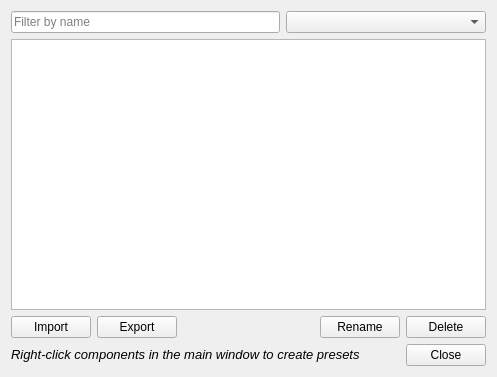
<?xml version="1.0" encoding="UTF-8"?>
<ui version="4.0">
 <class>presetmanager</class>
 <widget class="QWidget" name="presetmanager">
  <property name="windowModality">
   <enum>Qt::NonModal</enum>
  </property>
  <property name="enabled">
   <bool>true</bool>
  </property>
  <property name="geometry">
   <rect>
    <x>0</x>
    <y>0</y>
    <width>497</width>
    <height>377</height>
   </rect>
  </property>
  <property name="windowTitle">
   <string>Preset Manager</string>
  </property>
  <layout class="QVBoxLayout" name="verticalLayout">
   <item>
    <layout class="QHBoxLayout" name="horizontalLayout_3">
     <item>
      <widget class="QLineEdit" name="lineEdit_search">
       <property name="text">
        <string/>
       </property>
       <property name="placeholderText">
        <string>Filter by name</string>
       </property>
      </widget>
     </item>
     <item>
      <widget class="QComboBox" name="comboBox_filter">
       <property name="minimumSize">
        <size>
         <width>200</width>
         <height>0</height>
        </size>
       </property>
      </widget>
     </item>
    </layout>
   </item>
   <item>
    <layout class="QHBoxLayout" name="horizontalLayout">
     <item>
      <widget class="QListWidget" name="listWidget_presets">
       <property name="sizePolicy">
        <sizepolicy hsizetype="Expanding" vsizetype="Expanding">
         <horstretch>0</horstretch>
         <verstretch>0</verstretch>
        </sizepolicy>
       </property>
       <property name="tabKeyNavigation">
        <bool>true</bool>
       </property>
      </widget>
     </item>
    </layout>
   </item>
   <item>
    <layout class="QHBoxLayout" name="horizontalLayout_2">
     <property name="sizeConstraint">
      <enum>QLayout::SetMinimumSize</enum>
     </property>
     <item>
      <widget class="QPushButton" name="pushButton_import">
       <property name="text">
        <string>Import</string>
       </property>
      </widget>
     </item>
     <item>
      <widget class="QPushButton" name="pushButton_export">
       <property name="text">
        <string>Export</string>
       </property>
      </widget>
     </item>
     <item>
      <spacer name="horizontalSpacer">
       <property name="orientation">
        <enum>Qt::Horizontal</enum>
       </property>
       <property name="sizeHint" stdset="0">
        <size>
         <width>40</width>
         <height>20</height>
        </size>
       </property>
      </spacer>
     </item>
     <item>
      <widget class="QPushButton" name="pushButton_rename">
       <property name="enabled">
        <bool>true</bool>
       </property>
       <property name="text">
        <string>Rename</string>
       </property>
      </widget>
     </item>
     <item>
      <widget class="QPushButton" name="pushButton_delete">
       <property name="text">
        <string>Delete</string>
       </property>
      </widget>
     </item>
    </layout>
   </item>
   <item>
    <layout class="QHBoxLayout" name="horizontalLayout_4">
     <item alignment="Qt::AlignRight">
      <widget class="QLabel" name="label">
       <property name="text">
        <string>&lt;html&gt;&lt;head/&gt;&lt;body&gt;&lt;p&gt;&lt;span style=&quot; font-size:10pt; font-style:italic;&quot;&gt;Right-click components in the main window to create presets&lt;/span&gt;&lt;/p&gt;&lt;/body&gt;&lt;/html&gt;</string>
       </property>
      </widget>
     </item>
     <item>
      <spacer name="horizontalSpacer_2">
       <property name="orientation">
        <enum>Qt::Horizontal</enum>
       </property>
       <property name="sizeHint" stdset="0">
        <size>
         <width>40</width>
         <height>20</height>
        </size>
       </property>
      </spacer>
     </item>
     <item>
      <widget class="QPushButton" name="pushButton_close">
       <property name="text">
        <string>Close</string>
       </property>
      </widget>
     </item>
    </layout>
   </item>
  </layout>
 </widget>
 <resources/>
 <connections/>
</ui>
